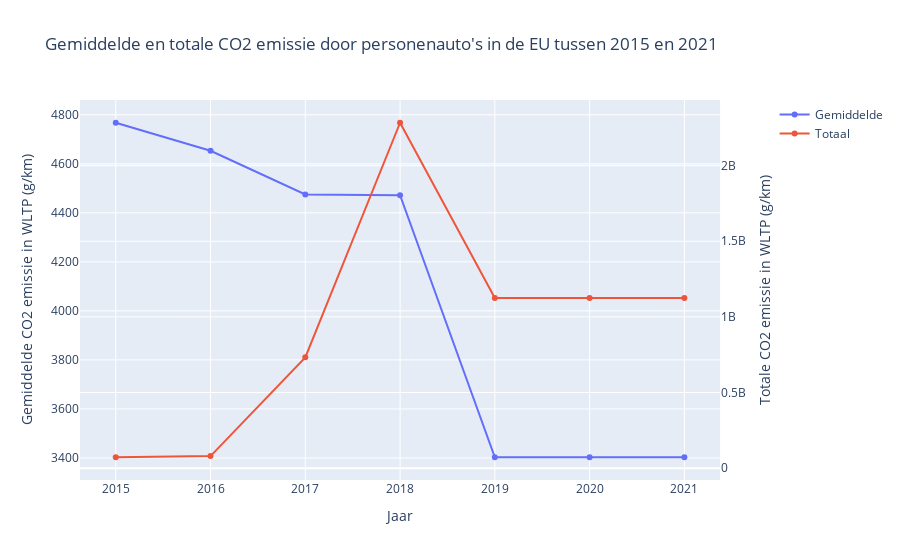

Notebook source saved alongside this figure:
### Markdown cell above
## Het dringende belang van het verminderen van de CO2-uitstoot

Hoewel er positieve trends zijn in het verminderen van de CO2-uitstoot, blijft het dringende belang van verdere emissiereductie onverminderd. Er blijven namelijk nog steeds uitdagingen bestaan die vragen om voortdurende actie op wereldwijde schaal. Als we bijvoorbeeld naar de gemiddelde en totale CO2-uitstoot kijken, kunnen we iets interessants opmerken.

### Code cell
fig = make_subplots(specs=[[{"secondary_y": True}]])

years = [2015, 2016, 2017, 2018, 2019, 2020, 2021]
eu_emission = country_emission.groupby("year").sum()

fig.add_trace(
    go.Scatter(x=years, y=eu_emission["Ewltp (g/km) mean"], name="Gemiddelde"),
    secondary_y=False,
)

fig.add_trace(
    go.Scatter(x=years, y=eu_emission["Ewltp (g/km) sum"], name="Totaal"),
    secondary_y=True,
)

fig.update_layout(
    title_text="Gemiddelde en totale CO2 emissie door personenauto's in de EU tussen 2015 en 2021",
    xaxis_title="Jaar",
)

fig.update_yaxes(title_text="Gemiddelde CO2 emissie in WLTP (g/km)", secondary_y=False)
fig.update_yaxes(title_text="Totale CO2 emissie in WLTP (g/km)", secondary_y=True)

fig.show()

### Figure 1 — Plotly figure (JSON) as saved in the notebook; plotly's stock layout.template omitted (floating-point values rounded to 4 significant figures)
{"data": [{"name": "Gemiddelde", "type": "scatter", "x": [2015, 2016, 2017, 2018, 2019, 2020, 2021], "xaxis": "x", "y": [4767.0, 4653.0, 4475.0, 4472.0, 3403.0, 3403.0, 3403.0], "yaxis": "y"}, {"name": "Totaal", "type": "scatter", "x": [2015, 2016, 2017, 2018, 2019, 2020, 2021], "xaxis": "x", "y": [72050000.0, 79540000.0, 732680026, 2284000000.0, 1126000000.0, 1126000000.0, 1126000000.0], "yaxis": "y2"}], "layout": {"title": {"text": "Gemiddelde en totale CO2 emissie door personenauto's in de EU tussen 2015 en 2021"}, "xaxis": {"anchor": "y", "domain": [0, 0.94], "title": {"text": "Jaar"}}, "yaxis": {"anchor": "x", "domain": [0, 1], "title": {"text": "Gemiddelde CO2 emissie in WLTP (g/km)"}}, "yaxis2": {"anchor": "x", "overlaying": "y", "side": "right", "title": {"text": "Totale CO2 emissie in WLTP (g/km)"}}}}
